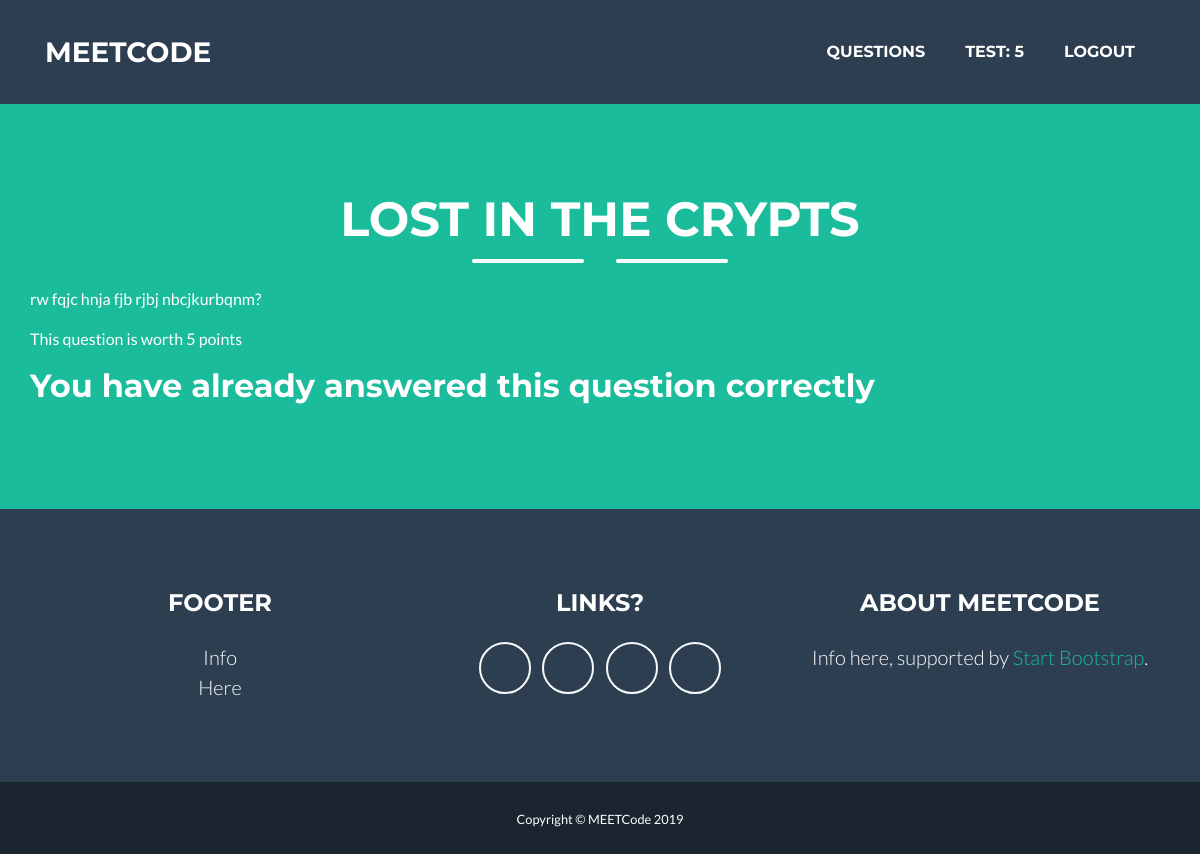
/viewQuestion/1 (signed in), run on the app's committed database.
### models.py (models this page shows, shortened)
class Team(Base):
	__tablename__ = 'teams'
	id = Column(Integer, primary_key=True)
	name = Column(String(255))
	points = Column(Integer) #starts as 0
	questions_status = Column(PickleType) #dictionary mapping question ids to status dictionary: correct: True/False, last_submit: String, last_code: String
	password_hash = Column(String(255))

class Question(Base):
        __tablename__ = 'questions'
        id = Column(Integer, primary_key=True)
        name = Column(String(255))
        question = Column(String(255))
        hint = Column(String(255))
        points = Column(Integer)
        answer = Column(String(255))

### app.py (the view)
@app.route("/viewQuestion/<int:id>")
def viewQuestion(id):
	checkLoggedIn()
	return render_template("question.html", question = get_question_id(id), team = get_team_name(login_session["team"]))

### app.py (called while the page is built)
def checkLoggedIn():
	if 'id' not in login_session:
		flash("You must login to view that page.")
		return home()

### database.py (called while the page is built)
def get_team_name(team_name):
    return session.query(Team).filter_by(name=team_name).first();

def get_question_id(id):
    return session.query(Question).filter_by(id=id).first();

### templates/question.html (shortened to what this page needs)
{% extends "layout.html" %}
{% block body %}
  <section class="page-section bg-primary text-white mb-0" id="about">
    <div class="container">
      <h2 class="page-section-heading text-center text-uppercase text-white">{{question.name}}</h2>
      <div class="divider-custom divider-light">
        <div class="divider-custom-line"></div>
        <div class="divider-custom-line"></div>
      </div>
      <div class="row">
        <p>{{question.question}}</p>
      </div>
      <div class="row">
        <p>This question is worth {{question.points}} points</p>
      </div>
    {%if question.id in team.questions_status and team.questions_status[question.id]["correct"] %}
    <div class="row">
		  <h2>You have already answered this question correctly</h2>
    </div>
    {%else%}
    <form action="/answerQuestion/{{question.id}}" method = 'post'>
      <input type="text" name="answer" placeholder="Answer">
      <input type="text" name="code" placeholder="Code">
      <button  class="btn btn-xl btn-outline-light" type="submit" id="submit-login"> Submit </button>
    </form>
    {%endif%}
    </div>
  </section>
{% endblock %}

### templates/layout.html (shortened to what this page needs)
<!DOCTYPE html>
<html lang="en">
<head>
  <link href=<script src="{{ url_for('static', filename='vendor/fontawesome-free/css/all.min.css') }}" rel="stylesheet" type="text/css">
  <link href="{{ url_for('static', filename='css/freelancer.min.css') }}" rel="stylesheet">
</head>
<body id="page-top">
  <nav class="navbar navbar-expand-lg bg-secondary text-uppercase fixed-top" id="mainNav">
    <div class="container">
      <a class="navbar-brand js-scroll-trigger" href="/">MEETCode</a>
      <div class="collapse navbar-collapse" id="navbarResponsive">
        <ul class="navbar-nav ml-auto">
          {% if 'id' in session %}
          <li class="nav-item mx-0 mx-lg-1">
            <a class="nav-link py-3 px-0 px-lg-3 rounded js-scroll-trigger" href="/viewQuestions">Questions</a>
          </li>
          {% if team is defined and team.name is defined%}
            <li class="nav-item mx-0 mx-lg-1">
                <a class="nav-link py-3 px-0 px-lg-3 rounded js-scroll-trigger" href="/teamInfo"> {{team.name}}: {{team.points}}</a>
            </li>
          {%endif%}
          <li class="nav-item mx-0 mx-lg-1">
            <a class="nav-link py-3 px-0 px-lg-3 rounded js-scroll-trigger" href="/logout">Logout</a>
          </li>
          {% else %}
          <li class="nav-item mx-0 mx-lg-1">
            <a class="nav-link py-3 px-0 px-lg-3 rounded js-scroll-trigger" href="/login">Login</a>
          </li>
          {% endif %}
        </ul>
      </div>
    </div>
  </nav>
  <div style="height: 103px">
  </div>
  {% block body %}
  {% endblock %}
  <footer class="footer text-center">
    <div class="container">
      <div class="row">
        <div class="col-lg-4 mb-5 mb-lg-0">
          <h4 class="text-uppercase mb-4">Footer</h4>
          <p class="lead mb-0">Info
            <br>Here</p>
        </div>
        <div class="col-lg-4 mb-5 mb-lg-0">
          <h4 class="text-uppercase mb-4">Links?</h4>
          <a class="btn btn-outline-light btn-social mx-1" href="#">
          </a>
          <a class="btn btn-outline-light btn-social mx-1" href="#">
          </a>
          <a class="btn btn-outline-light btn-social mx-1" href="#">
          </a>
          <a class="btn btn-outline-light btn-social mx-1" href="#">
          </a>
        </div>
        <div class="col-lg-4">
          <h4 class="text-uppercase mb-4">About MEETCode</h4>
          <p class="lead mb-0">Info here, supported by
            <a href="http://startbootstrap.com">Start Bootstrap</a>.</p>
        </div>
      </div>
    </div>
  </footer>
  <section class="copyright py-4 text-center text-white">
    <div class="container">
      <small>Copyright &copy; MEETCode 2019</small>
    </div>
  </section>
</body>
</html>

### data on the page
Team: name "TEST", points "5"
Question: name "LOST IN THE CRYPTS", question "rw fqjc hnja fjb rjbj nbcjkurbqnm?", points "5"
